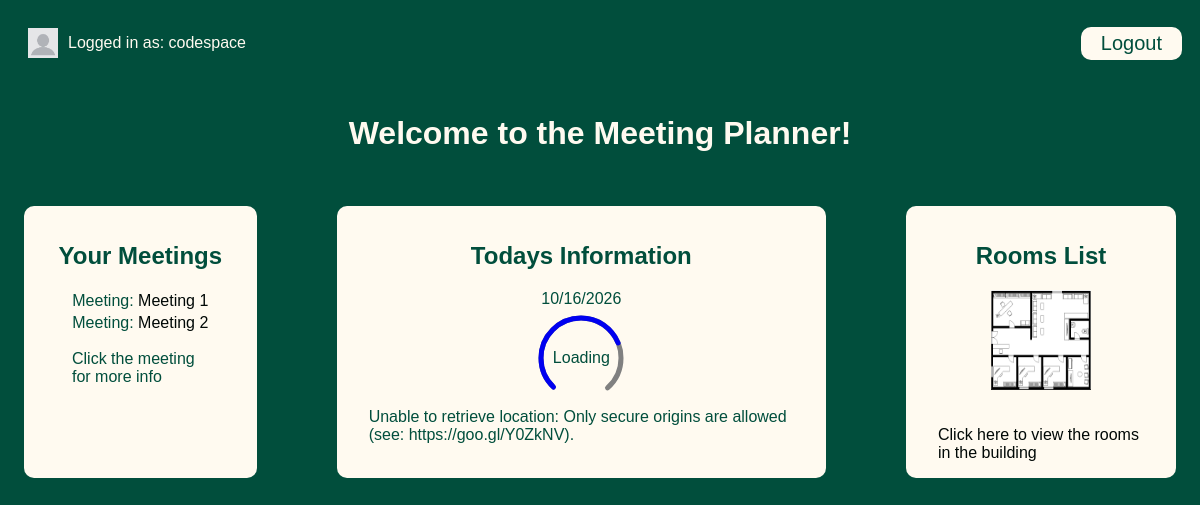
Before: / (signed in) with the older database file.
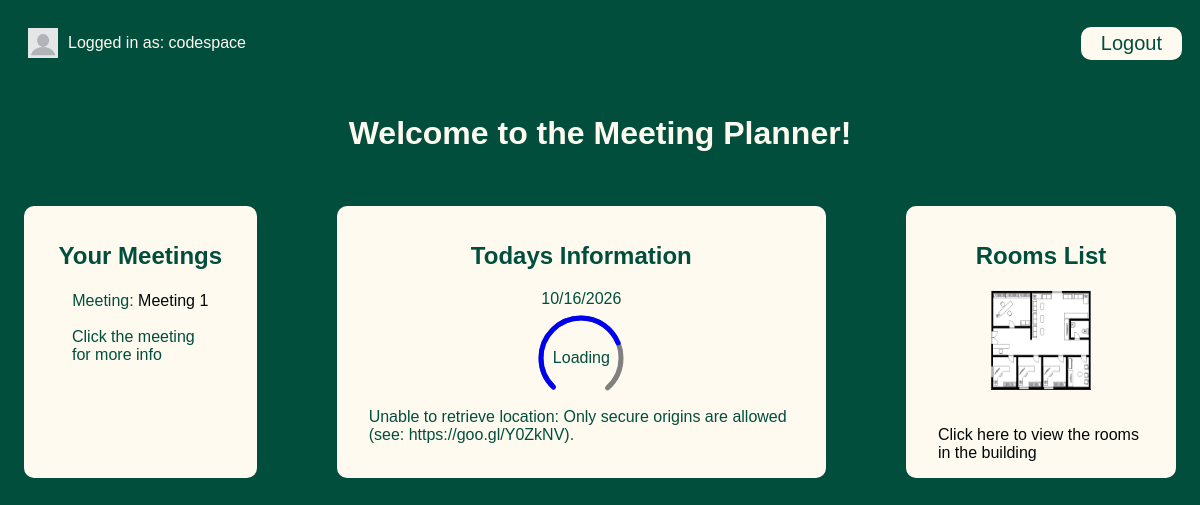
After: the same page with the newer database file.
### meetings/models.py (models this page shows, shortened)
class Meeting(models.Model):
    title = models.CharField(max_length=200)
    date = models.DateField()
    start_time = models.TimeField(default=time(9))
    duration = models.IntegerField(default=1)
    room = models.ForeignKey(Room, on_delete=models.CASCADE)
    participants = models.ManyToManyField(get_user_model())#incase db changes we call this insted

### website/views.py (the view)
# urls.py: path('', welcome, name="welcome"),
def welcome(request):
    if request.user.is_authenticated:
        context =  {"meetings": Meeting.objects.all()}
    else:
        context = {}
    return render(request, "website/welcome.html",context)#dictionary is passed to the template

### templates/website/welcome.html (shortened to what this page needs)
{% extends "base.html" %}
{%load static%}
{% block extra_scripts %}
    <link rel="stylesheet" href="{% static 'website/welcome.css' %}">
{% endblock %}
{% block content%}
    <h1>Welcome to the Meeting Planner!</h1>
    {% if user.is_authenticated %}
        <div id="main-text">
            <div class="item meetings">
                <h2>Your Meetings</h2>
                    {% for meeting in meetings %}
                            <p>Meeting: <a href="{% url 'detail' meeting.id %}">
                                {{meeting.title}}
                            </a></p>
                    {% endfor %}
                <p style="padding:1rem;">Click the meeting for more info</p>
            </div>
            <div class="item">
                <h2>Todays Information</h2>
                <div id="date"></div>
                <div class = temp-circle>
                    <div id="temp">Loading</div>
                </div>
                <div id="weather"></div>
            </div>
            <div class="item">
                <h2>Rooms List</h2>
                <img src="{% static 'website/floorplan.png' %}" width="100" height="100">
                <br><br>
                <a href="{%url 'rooms'%}">Click here to view the rooms in the building</a>
            </div>
        </div>
    {%endif%}
{%endblock%}

Changed rows visible on the page:
removed Meeting: title "Meeting 2"
